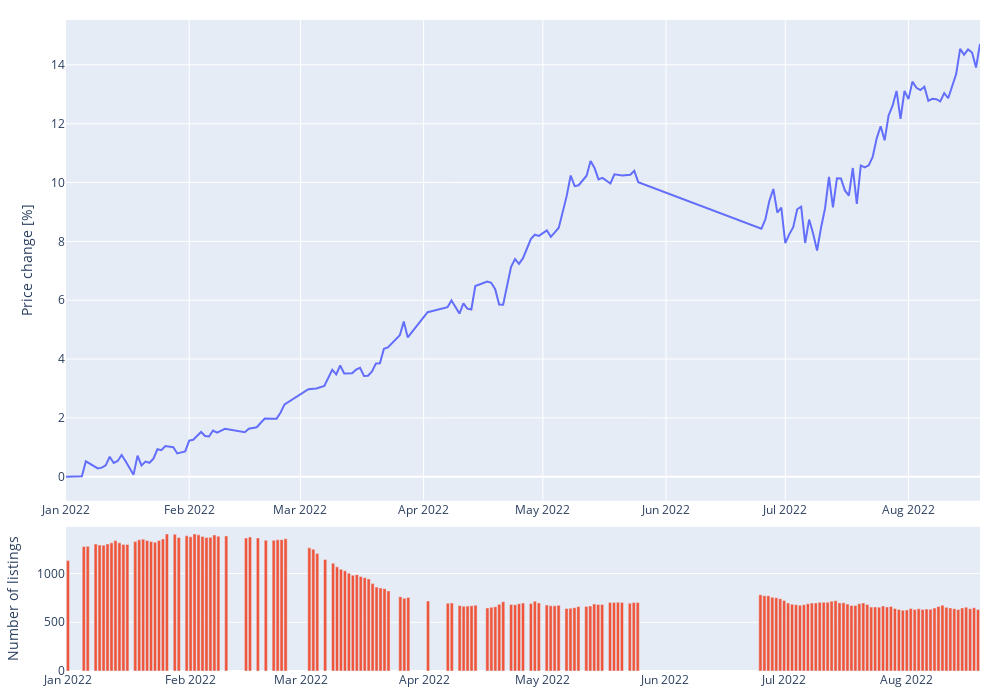

Here is the notebook cell this chart was saved with:
### Code cell
from plotly.subplots import make_subplots
import plotly.graph_objects as go

fig = make_subplots(
            rows=2,
            cols=1,
            # shared_xaxes=True,
            vertical_spacing=0.04,
            # subplot_titles=("Price change", "Lumber of listings"),
            row_heights=[1, 0.3])

x = np.arange(10)


fig.add_trace(
    go.Scatter(x=date_list,y=price_change),
    row=1,col=1)

fig.add_trace(
    go.Bar(x=date_list,y=volume_list),
    row=2,col=1)

fig.update_yaxes(title_text="Price change [%]", row=1, col=1)
fig.update_yaxes(title_text="Number of listings", row=2, col=1)

fig.update_layout(
    # title_text='New Score Distribution (Accepted + Rejected)',
    # xaxis_title_text='Score', 
    # yaxis_title_text='Count',
    width=1000,
    height=700,
    margin=dict(l=20, r=20, t=20, b=20),
    showlegend=False
    )


fig.show()

### Figure 1 — Plotly figure (JSON) as saved in the notebook; plotly's stock layout.template omitted (floating-point values rounded to 4 significant figures; data arrays with more than 128 entries replaced by an {"elided": "..."} marker saying what was removed)
{"data": [{"type": "scatter", "x": {"elided": "159 str values"}, "xaxis": "x", "y": {"elided": "159 float values"}, "yaxis": "y"}, {"type": "bar", "x": {"elided": "159 str values"}, "xaxis": "x2", "y": {"elided": "159 int values"}, "yaxis": "y2"}], "layout": {"height": 700, "margin": {"b": 20, "l": 20, "r": 20, "t": 20}, "showlegend": false, "width": 1000, "xaxis": {"anchor": "y", "domain": [0, 1]}, "xaxis2": {"anchor": "y2", "domain": [0, 1]}, "yaxis": {"anchor": "x", "domain": [0.2615, 1.0], "title": {"text": "Price change [%]"}}, "yaxis2": {"anchor": "x2", "domain": [0, 0.2215], "title": {"text": "Number of listings"}}}}
